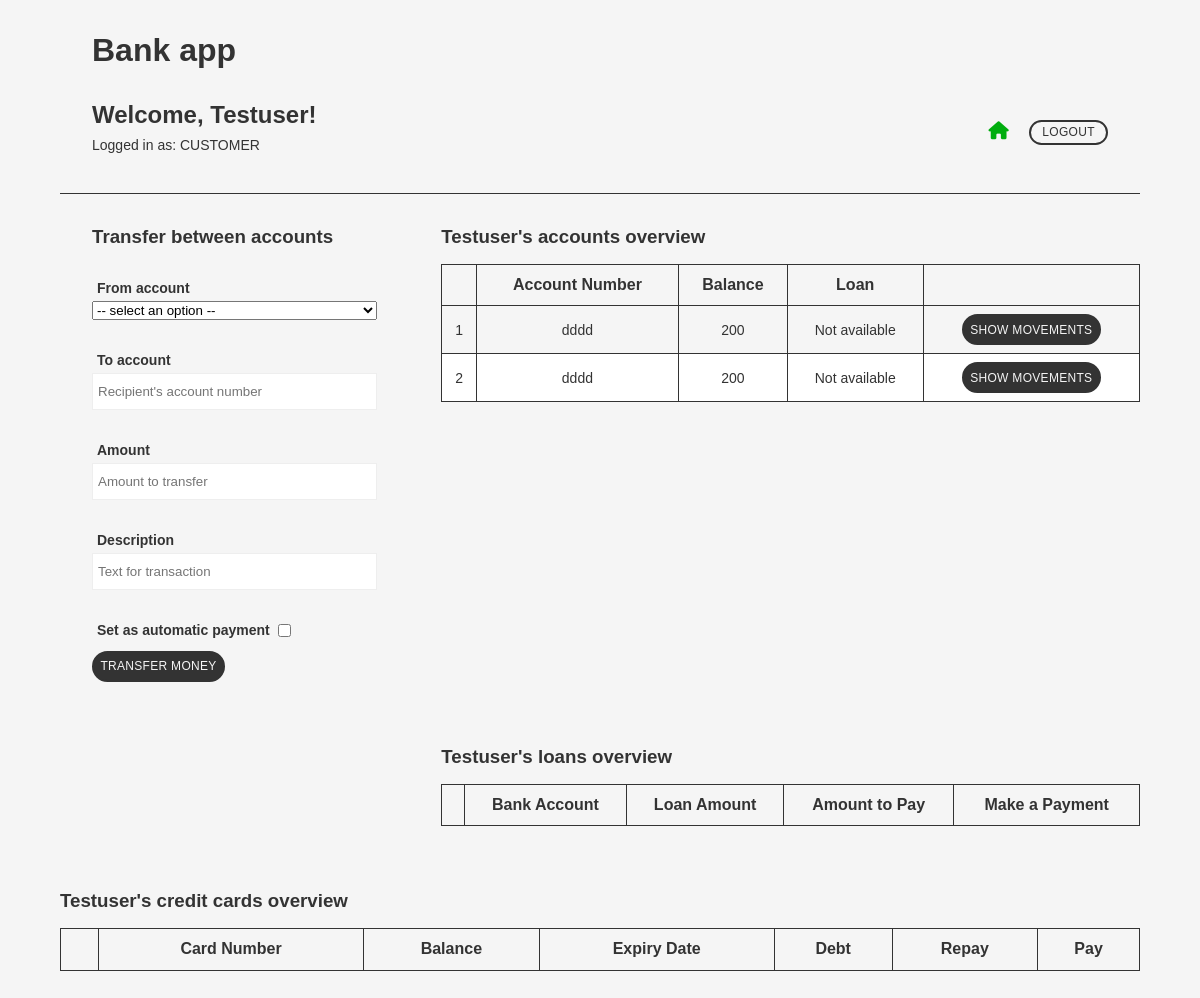
Page /bank_app/ (signed in) on the earlier database version.
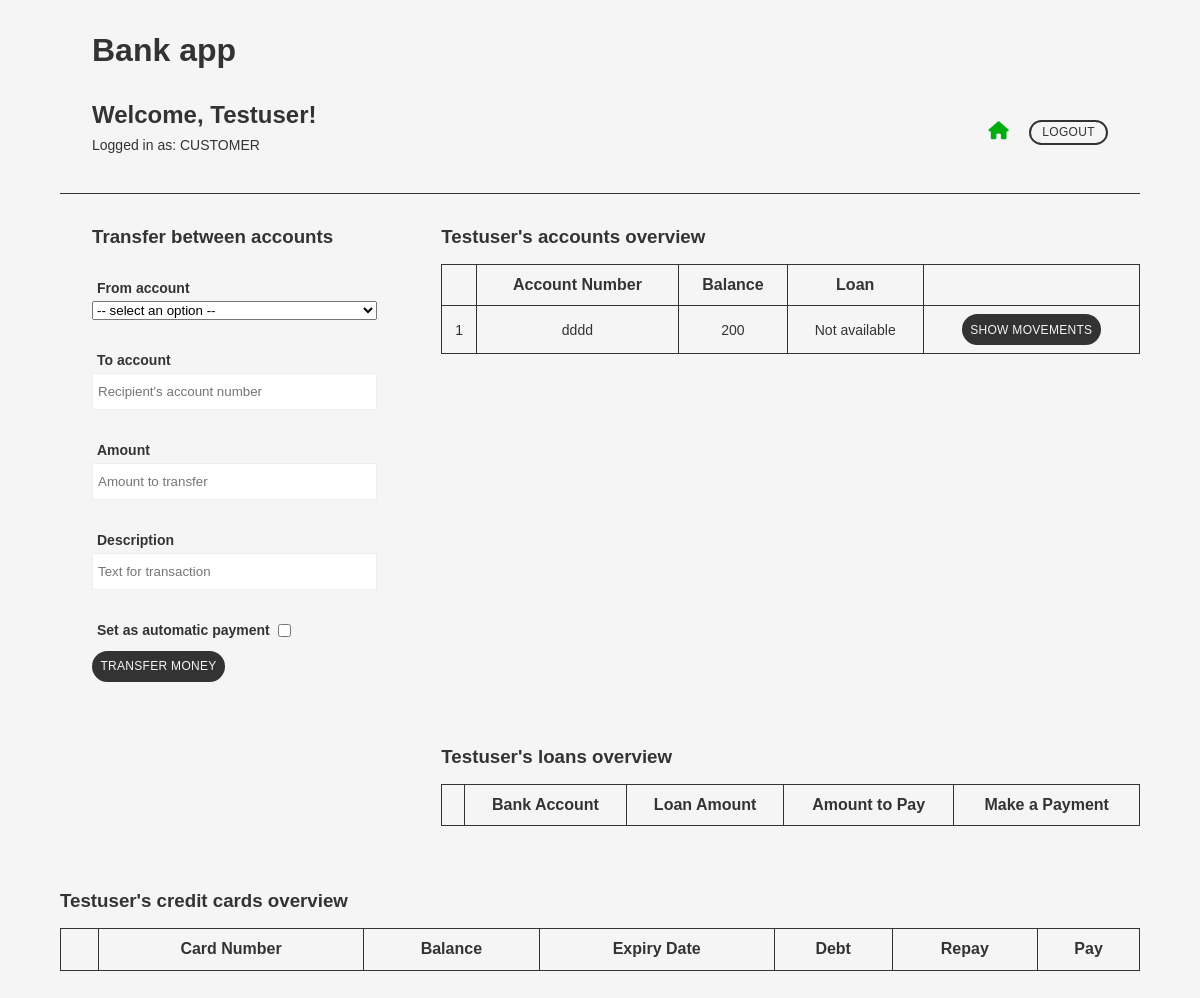
Same page on the later database version.
### bank_app/models.py (models this page shows, shortened)
class Account(models.Model):
    customer = models.ForeignKey(Customer, on_delete=models.CASCADE)
    accountNumber = models.CharField(max_length=20)

### bank_app/views.py (the view)
# urls.py: path('', views.index, name='index'),
def index(request):
    return show_index(request)

### bank_app/views_common.py (called while the page is built)
def get_user_type(u:User) -> str:
    if u and u.is_authenticated:
        try:
            customer = Customer.objects.get(user = u)
            return "CUSTOMER"
        except:
            return "BANKER"
        return "unknown type"

def get_balance_for_account(acc:Account) -> int:
    result = AccountMovement.objects.filter(account = acc).aggregate(Sum('value'))
    return result['value__sum']

### bank_app/templates/bank_app/index.html (shortened to what the changed rows need)
{% load static %}
<!DOCTYPE html>
<html lang="en">
	<head>
	<link rel="stylesheet" href="{% static 'css/style.css' %}" />
	</head>
	<body>
	{% if request.user.is_authenticated %}
	<header>
		<h1>Bank app</h1>
		<section>
			<div>
				<h2>Welcome, {{ request.user.username }}!</h2>
			</div>
		</section>
	</header>
		{% if usertype == "BANKER" %}
		<main class="main">
			<section id="create_cust">
				<h3>Create customer</h3>
				<form method="post">
					{% csrf_token %}
					<div class="form_item_wrapper">
						<label>User Name</label>
						<input type="text" name="name" placeholder="Type new user name" required />
					</div>
					<div class="form_item_wrapper">
						<label>Password</label>
						<input type="password" name="password" placeholder="Type new password for the user" required />
					</div>
					<div class="form_item_wrapper">
						<label>Phone</label>
						<input type="text" name="phone" pattern="[0-9]{8}" placeholder="User's phone (8 digits)" required />
					</div>
					<button formaction="{% url 'bank_app:create_customer' %}" class="btn">Create customer</button>
				</form>
			</section>
			<section id="cust_list">
				<h3>Customer list</h3>
				<p>Number of customers: {{ customer_count }}</p>
				<table>
					<tr>
						<th></th>
						<th>User Name</th>
						<th>Phone</th>
						<th>Ranking</th>
						<th></th>
					</tr>
				{% for c in customers %}
				<tr {% if forloop.counter|divisibleby:2 %}
                        class="white_bg"
                    {% endif %}	>
						<form method="post">
							{% csrf_token %}
								<input type="hidden" name="pk" value="{{ c.pk }}" />
								<td>{{ forloop.counter }}</td>
								<td>{{ c.user.username }}</td>
								<td>{{ c.phone }}</td>
								<td>
									<select name="ranking">
										{% for r in rankings %}
											{% if r.rType == c.ranking.rType %}
												<option value="{{ r.pk }}" selected>{{ r.rType }}</option>
											{% else %}
											<option value="{{ r.pk }}">{{ r.rType }}</option>
											{% endif %}
										{% endfor %}
									</select>
									<button formaction="{% url 'bank_app:update_ranking' %}" class="simple_btn">Update</button>
								</td>
								<td><button formaction="{% url 'bank_app:accounts' %}" class="btn">Manage accounts</button></td>
								<td>
									<button formaction="{% url 'bank_app:del_customer' %}" class="icon_btn del_btn">
										<i class="fa-solid fa-trash"></i>
									</button>
								</td>
						</form>
					</tr>
				{% endfor %}
				</table>
			</section>
		</main>
		{% else %}
		<main class="main">
			<section id="account_overview">
				<table>
					<tr>
						<th></th>
						<th>Account Number</th>
						<th>Balance</th>
						<th>Loan</th>
					</tr>
					{% for a in customer_accounts %}
					<tr {% if forloop.counter|divisibleby:2 %}
                        class="white_bg"
                    {% endif %}	>
						<form method="post">
								<td>{{ forloop.counter }}</td>
								<td>{{ a.accountNumber }}</td>
								<td>
									{% for b in balances %}
										{% if b.0 == a.pk %}
											{{ b.1 }}
										{% endif %}
									{% endfor %}
								</td>
								<td>
									{% if active_customer.ranking.loan == True %}
										<input type="number" name="loan_amount" placeholder="Amount to loan" />
										<button formaction="{% url 'bank_app:request_loan' %}" class="simple_btn">
											Request
										</button>
									{% else %}
										<p>Not available</p>
									{% endif %}
								</td>
								<td>
									<button formaction="{% url 'bank_app:show_movements' %}" class="btn">Show movements</button>
								</td>
						</form>
					</tr>
					{% endfor %}
				</table>
			</section>
			<section id="loans_overview">
                <table>
                    <tr>
                        <th></th>
                        <th>Bank Account</th>
                        <th>Loan Amount</th>
                        <th>Amount to Pay</th>
                        <th>Make a Payment</th>
                    </tr>
				</table>
			</section>
			<section id="cards_overview">
				<table>
					<tr>
						<th></th>
						<th>Card Number</th>
						<th>Balance</th>
						<th>Expiry Date</th>
						<th>Debt</th>
						<th>Repay</th>
						<th>Pay</th>
					</tr>
				</table>
			</section>
		</main>
		{% endif%}
	{% else %}
		<h2>Please log in</h2>
	{% endif %}
	</body>
</html>

Differences in the rows shown:
removed Account: accountNumber "dddd", b "200"
